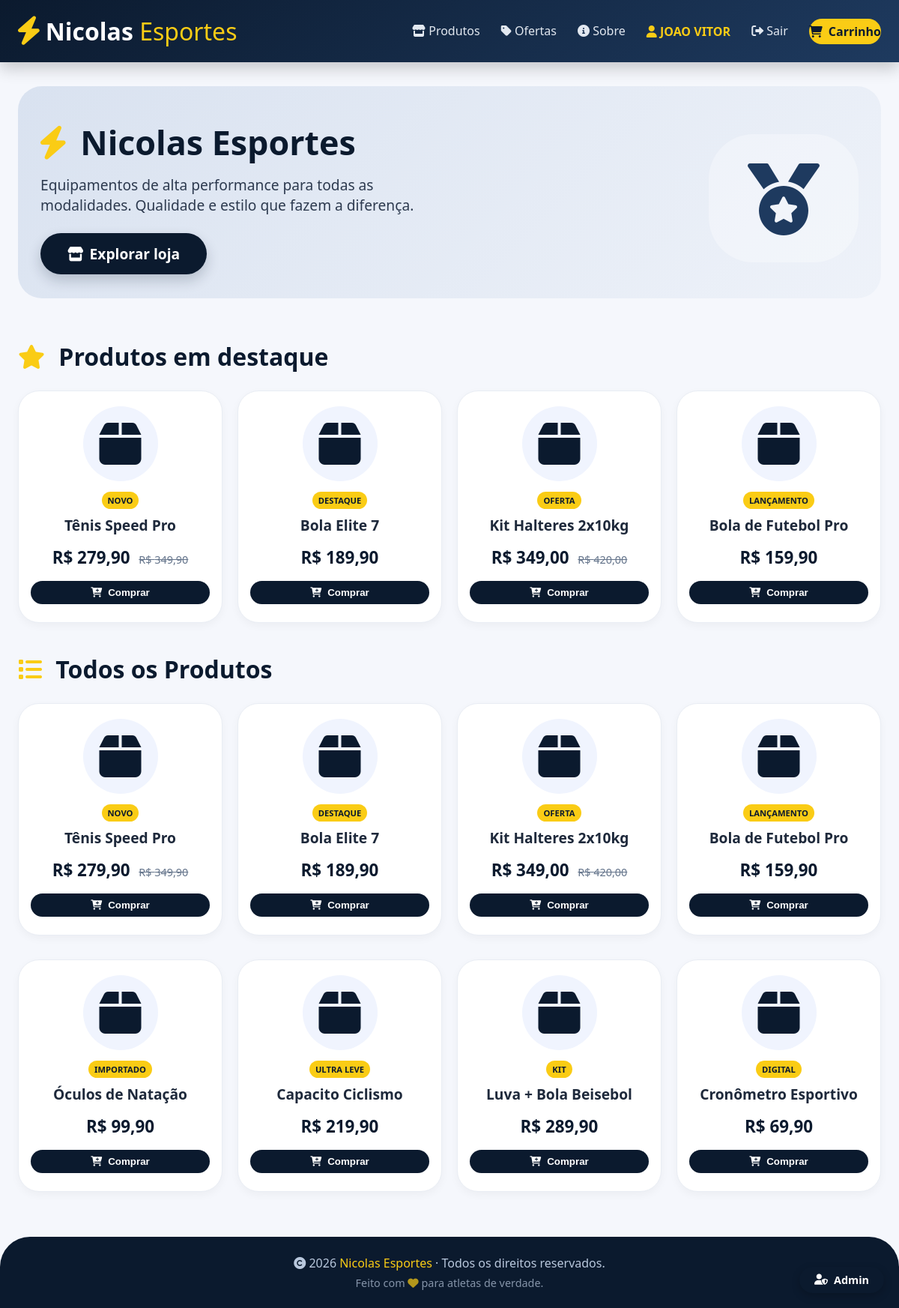
Screenshot of /2026/PHP/Nicolas/ (signed in) with the database file from the repository.
### tables this page shows
CREATE TABLE `produtos` (
  `id` int(11) NOT NULL,
  `categoria_id` int(11) DEFAULT NULL,
  `nome` varchar(200) NOT NULL,
  `descricao` text DEFAULT NULL,
  `preco` decimal(10,2) NOT NULL,
  `preco_promocional` decimal(10,2) DEFAULT NULL,
  `estoque` int(11) DEFAULT 0,
  `imagem` varchar(255) DEFAULT NULL,
  `icone` varchar(50) DEFAULT NULL,
  `badge` varchar(50) DEFAULT NULL,
  `destaque` tinyint(1) DEFAULT 0,
  `ativo` tinyint(1) DEFAULT 1,
  `created_at` timestamp NOT NULL DEFAULT current_timestamp(),
  `updated_at` timestamp NOT NULL DEFAULT current_timestamp() ON UPDATE current_timestamp()
);

### config/database.php (called while the page is built, shortened)
<?php
class Database {
    private static $instance = null;
    private $connection;
    private $host = 'localhost';
    private $dbname = 'nicolas_esportes';
    private $username = 'root';
    private $password = '';
    private function __construct() {
        try {
            $this->connection = new PDO(
                "mysql:host={$this->host};dbname={$this->dbname};charset=utf8mb4",
                $this->username,
                $this->password,
                [
                    PDO::ATTR_ERRMODE => PDO::ERRMODE_EXCEPTION,
                    PDO::ATTR_DEFAULT_FETCH_MODE => PDO::FETCH_ASSOC,
                    PDO::ATTR_EMULATE_PREPARES => false
                ]
            );
        } catch (PDOException $e) {
            die("Erro de conexão: " . $e->getMessage());
        }
    }
    public static function getInstance() {
        if (self::$instance === null) {
            self::$instance = new self();
        }
        return self::$instance;
    }
    public function prepare($sql) {
        return $this->connection->prepare($sql);
    }
}

### models/Product.php (called while the page is built, shortened)
<?php
require_once __DIR__ . '/../config/database.php';
class Product {
    private $db;
    public function __construct() {
        $this->db = Database::getInstance();
    }
    public function findAll($apenasAtivos = true) {
        $sql = "SELECT p.*, c.nome as categoria_nome, c.icone as categoria_icone,
                COALESCE(p.preco_promocional, p.preco) as preco_atual
                FROM produtos p
                LEFT JOIN categorias c ON p.categoria_id = c.id";
        if ($apenasAtivos) {
            $sql .= " WHERE p.ativo = 1";
        }
        $sql .= " ORDER BY p.destaque DESC, p.created_at DESC";
        $stmt = $this->db->prepare($sql);
        $stmt->execute();
        return $stmt->fetchAll();
    }
    public function findDestaques() {
        $sql = "SELECT p.*, c.nome as categoria_nome,
                COALESCE(p.preco_promocional, p.preco) as preco_atual
                FROM produtos p
                LEFT JOIN categorias c ON p.categoria_id = c.id
                WHERE p.ativo = 1 AND p.destaque = 1
                ORDER BY p.created_at DESC
                LIMIT 8";
        $stmt = $this->db->prepare($sql);
        $stmt->execute();
        return $stmt->fetchAll();
    }
}

### index.php (the view, shortened to what this page needs)
<?php
require_once __DIR__ . '/models/Product.php';
$productModel = new Product();
$produtos = $productModel->findAll(true);
$destaques = $productModel->findDestaques();
$isLoggedIn = isset($_SESSION['user_id']);
$userName = $_SESSION['user_name'] ?? '';
    ?>
<!DOCTYPE html>
<html lang="pt-BR">
<head>
    <link rel="stylesheet" href="https://cdnjs.cloudflare.com/ajax/libs/font-awesome/6.0.0-beta3/css/all.min.css">
</head>
<body>
    <header class="header">
        <div class="container header-content">
            <div class="logo">
                <i class="fas fa-bolt"></i>
                <h1>Nicolas <span>Esportes</span></h1>
            </div>
            <nav class="nav-links">
                <a href="#produtos"><i class="fas fa-store"></i> Produtos</a>
                <a href="#"><i class="fas fa-tag"></i> Ofertas</a>
                <a href="#"><i class="fas fa-info-circle"></i> Sobre</a>
                <?php if ($isLoggedIn): ?>
                    <span class="user-info">
                        <i class="fas fa-user"></i> <?= htmlspecialchars($userName) ?>
                    </span>
                    <a href="/2026/PHP/Nicolas/logout.php" class="btn-logout">
                        <i class="fas fa-sign-out-alt"></i> Sair
                    </a>
                <?php endif; ?>
                <a class="btn-cart-nav" onclick="toggleCart(event)">
                    <i class="fas fa-shopping-cart"></i> Carrinho
                </a>
            </nav>
        </div>
    </header>
    <main class="container">
        <section class="hero">
            <div class="hero-grid">
                <div class="hero-text">
                    <h2><i class="fas fa-bolt"></i> Nicolas Esportes</h2>
                    <p>Equipamentos de alta performance para todas as modalidades. Qualidade e estilo que fazem a diferença.</p>
                    <a href="#produtos" class="btn-primary">
                        <i class="fas fa-store"></i> Explorar loja
                    </a>
                </div>
                <div class="hero-image">
                    <i class="fas fa-medal"></i>
                </div>
            </div>
        </section>
        <div id="produtos" class="section-title">
            <h3><i class="fas fa-star"></i> Produtos em destaque</h3>
        </div>
        <div class="product-grid">
            <?php if (empty($destaques)): ?>
                <p class="empty-message">
                    <i class="fas fa-box-open"></i> Nenhum produto em destaque no momento.
                </p>
            <?php else: ?>
                <?php foreach ($destaques as $produto): ?>
                    <div class="product-card" data-id="<?= $produto['id'] ?>">
                        <div class="product-icon">
                            <i class="fas <?= htmlspecialchars($produto['icone'] ?? 'fa-box') ?>"></i>
                        </div>
                        <?php if (!empty($produto['badge'])): ?>
                            <span class="badge"><?= htmlspecialchars($produto['badge']) ?></span>
                        <?php endif; ?>
                        <h4><?= htmlspecialchars($produto['nome']) ?></h4>
                        <div class="price">
                            <?php
                            $precoAtual = isset($produto['preco_promocional']) && $produto['preco_promocional'] > 0
                                        ? $produto['preco_promocional']
                                        : $produto['preco'];
                            ?>
                            R$ <?= number_format($precoAtual, 2, ',', '.') ?>
                            <?php if (!empty($produto['preco_promocional']) && $produto['preco_promocional'] > 0): ?>
                                <small>R$ <?= number_format($produto['preco'], 2, ',', '.') ?></small>
                            <?php endif; ?>
                        </div>
                        <button class="btn-buy" onclick="addToCart(<?= $produto['id'] ?>, '<?= addslashes($produto['nome']) ?>')">
                            <i class="fas fa-cart-plus"></i> Comprar
                        </button>
                    </div>
                <?php endforeach; ?>
            <?php endif; ?>
        </div>
        <div class="section-title" style="margin-top: 40px;">
            <h3><i class="fas fa-list"></i> Todos os Produtos</h3>
        </div>
        <div class="product-grid">
            <?php if (empty($produtos)): ?>
                <p class="empty-message">
                    <i class="fas fa-box-open"></i> Nenhum produto disponível no momento.
                </p>
            <?php else: ?>
                <?php foreach ($produtos as $produto): ?>
                    <div class="product-card" data-id="<?= $produto['id'] ?>">
                        <div class="product-icon">
                            <i class="fas <?= htmlspecialchars($produto['icone'] ?? 'fa-box') ?>"></i>
                        </div>
                        <?php if (!empty($produto['badge'])): ?>
                            <span class="badge"><?= htmlspecialchars($produto['badge']) ?></span>
                        <?php endif; ?>
                        <h4><?= htmlspecialchars($produto['nome']) ?></h4>
                        <div class="price">
                            <?php
                            $precoAtual = isset($produto['preco_promocional']) && $produto['preco_promocional'] > 0
                                        ? $produto['preco_promocional']
                                        : $produto['preco'];
                            ?>
                            R$ <?= number_format($precoAtual, 2, ',', '.') ?>
                            <?php if (!empty($produto['preco_promocional']) && $produto['preco_promocional'] > 0): ?>
                                <small>R$ <?= number_format($produto['preco'], 2, ',', '.') ?></small>
                            <?php endif; ?>
                        </div>
                        <button class="btn-buy" onclick="addToCart(<?= $produto['id'] ?>, '<?= addslashes($produto['nome']) ?>')">
                            <i class="fas fa-cart-plus"></i> Comprar
                        </button>
                    </div>
                <?php endforeach; ?>
            <?php endif; ?>
        </div>
    </main>
    <footer>
        <div class="container">
            <p><i class="fas fa-copyright"></i> 2026 <span>Nicolas Esportes</span> · Todos os direitos reservados.</p>
            <p class="footer-sub">
                Feito com <i class="fas fa-heart" style="color: var(--color-secondary);"></i> para atletas de verdade.
            </p>
        </div>
    </footer>
    <a href="/2026/PHP/Nicolas/admin/produtos.php" class="admin-link">
        <i class="fas fa-user-shield"></i> Admin
    </a>
</body>
</html>

### rows the page displays
produtos: badge "NOVO", nome "Tênis Speed Pro", preco_promocional "279,90", preco "349,90"
produtos: badge "DESTAQUE", nome "Bola Elite 7", precoAtual "189,90"
produtos: badge "OFERTA", nome "Kit Halteres 2x10kg", preco_promocional "349,00", preco "420,00"
produtos: badge "LANÇAMENTO", nome "Bola de Futebol Pro", precoAtual "159,90"
produtos: badge "IMPORTADO", nome "Óculos de Natação", precoAtual "99,90"
produtos: badge "ULTRA LEVE", nome "Capacito Ciclismo", precoAtual "219,90"
produtos: badge "KIT", nome "Luva + Bola Beisebol", precoAtual "289,90"
produtos: badge "DIGITAL", nome "Cronômetro Esportivo", precoAtual "69,90"

### other values shown
$userName "JOAO VITOR"
